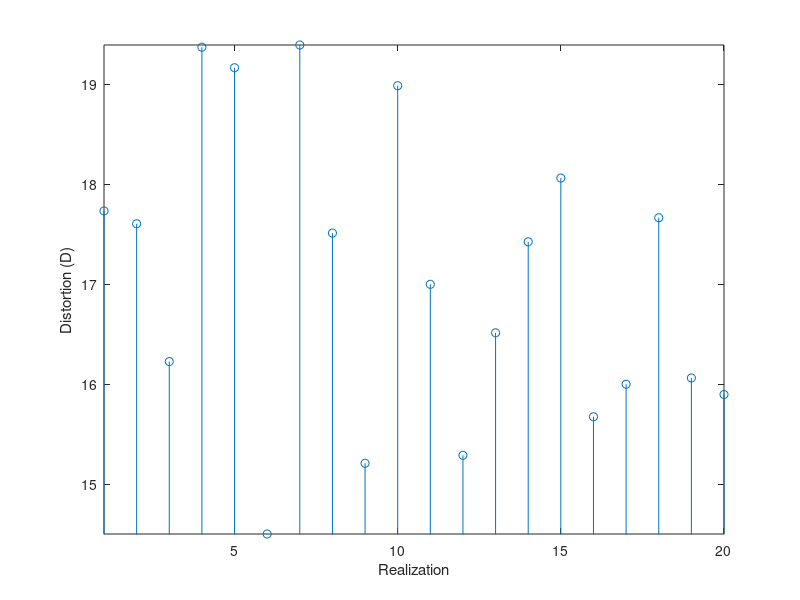

Reproduce this figure in MATLAB.
% MATLAB script for Illustrative Problem 8.7
clear;
T = 1;
Fs = 200;
t = 0 : 1/(Fs*T) : T-1/(Fs*T);
K = 32;
k = 1 : K-1;
rlz = 20;                   % No. of realizations
% Initialization for speed:
PAR = zeros(1,rlz);
PAR_dB = zeros(1,rlz);
D = zeros(1,rlz);
echo off;
for j = 1 : rlz
    theta = pi*floor(rand(1,length(k))/0.25)/2;
    x = zeros(1,Fs);        % Initialization for speed
    for i = 1 : Fs
        for l = 1 : K-1
            x(i) = x(i) + cos(2*pi*l*t(i)/T+theta(l));
        end
    end
    x_h = x;
    % Calculation of the PAR:
    [P_peak idx] = max(x.^2);
    P_av = sum(x.^2)/Fs;
    PAR(j) = P_peak/P_av;
    PAR_dB(j) = 10*log10(PAR(j));
    % Clipping the peak:
    if P_peak/P_av > 1.9953
        while P_peak/P_av > 1.9953
            x_h(idx) = sqrt(10^0.3*P_av);
            [P_peak idx] = max(x_h.^2);
            P_av = sum(x_h.^2)/Fs;
            PAR_dB(j) = 10*log10(P_peak/P_av);
        end
    end
    D(j) = sum((x-x_h).^2)/Fs;  % Distortion
end
echo on;
% Plotting the results:
stem(D)
axis ([1 20 min(D) max(D)])
xlabel('Realization')
ylabel('Distortion (D)')